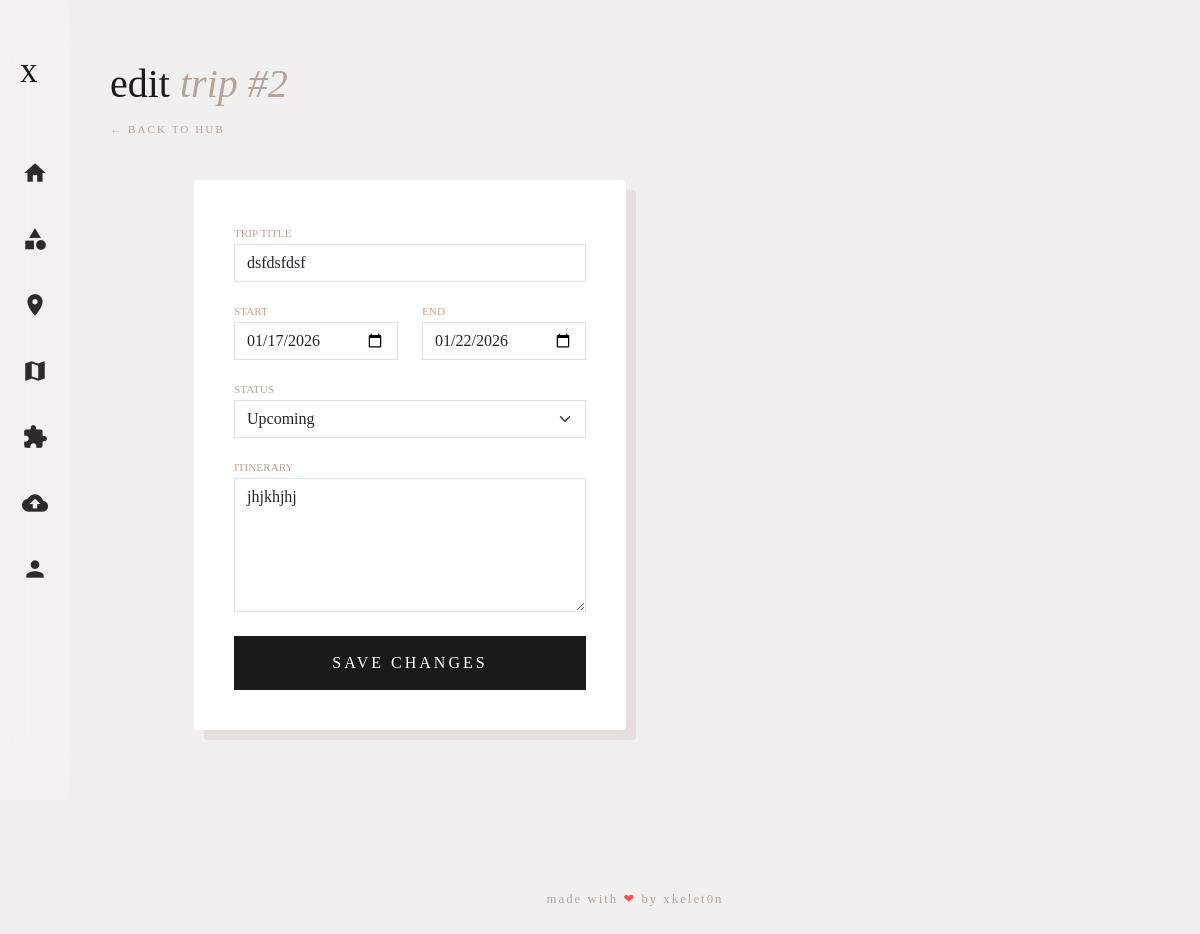
/edit_trip/2, run on the app's committed database.
### app.py (models this page shows)
class Trip(db.Model):
    id = db.Column(db.Integer, primary_key=True)
    title = db.Column(db.String(100), nullable=False)
    start_date = db.Column(db.String(50))
    end_date = db.Column(db.String(50))
    status = db.Column(db.String(20), default='Upcoming')
    itinerary = db.Column(db.Text)

### app.py (the view, shortened to what this page needs)
@app.route('/edit_trip/<int:id>', methods=['GET', 'POST'])
def edit_trip(id):
    trip = Trip.query.get_or_404(id)
    return render_template('edit.html', item=trip, type='trip')

### Templates/edit.html (shortened to what this page needs)
{% extends 'base.html' %}
{% block content %}
<div class="page-header">
    <h1>Edit <span>{% if type == 'photo' %}Capture{% else %}Trip{% endif %} #{{ item.id }}</span></h1>
    <a href="/upload" style="text-decoration: none; color: #b5a499; font-size: 0.7rem; letter-spacing: 2px; text-transform: uppercase;">&larr; Back to Hub</a>
</div>
<div style="padding: 0 8% 80px; max-width: 600px;">
    <div style="background: white; padding: 40px; border-radius: 4px; box-shadow: 10px 10px 0px #e5e0dd;">
        <form method="POST">
            {% if type == 'photo' %}
            <div class="mb-3">
                <label style="font-size: 0.7rem; color: #b5a499;">CATEGORY</label>
                <select name="category" class="form-select" style="border-radius: 0;">
                    <option {% if item.category == 'Wildlife' %}selected{% endif %}>Wildlife</option>
                    <option {% if item.category == 'Astro' %}selected{% endif %}>Astro</option>
                    <option {% if item.category == 'Landscape' %}selected{% endif %}>Landscape</option>
                    <option {% if item.category == 'Mountain' %}selected{% endif %}>Mountain</option>
                    <option {% if item.category == 'abstract' %}selected{% endif %}>Abstract</option>
                </select>
            </div>
            <div class="mb-3">
                <label style="font-size: 0.7rem; color: #b5a499;">STATE</label>
                <select id="state" name="location" class="form-select" style="border-radius: 0;"></select>
            </div>
            <div class="mb-3">
                <label style="font-size: 0.7rem; color: #b5a499;">CAPTURE DATE</label>
                <input type="date" name="capture_date" value="{{ item.capture_date }}" class="form-control" style="border-radius: 0;">
            </div>
            <div class="mb-4">
                <label style="font-size: 0.7rem; color: #b5a499;">DESCRIPTION</label>
                <textarea name="desc" class="form-control" rows="3" style="border-radius: 0;">{{ item.description }}</textarea>
            </div>
            {% else %}
            <div class="mb-3"><label style="font-size: 0.7rem; color: #b5a499;">TRIP TITLE</label><input type="text" name="trip_title" value="{{ item.title }}" class="form-control" style="border-radius: 0;"></div>
            <div class="row mb-3">
                <div class="col"><label style="font-size: 0.7rem; color: #b5a499;">START</label><input type="date" name="start_date" value="{{ item.start_date }}" class="form-control" style="border-radius: 0;"></div>
                <div class="col"><label style="font-size: 0.7rem; color: #b5a499;">END</label><input type="date" name="end_date" value="{{ item.end_date }}" class="form-control" style="border-radius: 0;"></div>
            </div>
            <div class="mb-3">
                <label style="font-size: 0.7rem; color: #b5a499;">STATUS</label>
                <select name="status" class="form-select" style="border-radius: 0;">
                    <option value="Upcoming" {% if item.status == 'Upcoming' %}selected{% endif %}>Upcoming</option>
                </select>
            </div>
            <div class="mb-4"><label style="font-size: 0.7rem; color: #b5a499;">ITINERARY</label><textarea name="itinerary" class="form-control" rows="5" style="border-radius: 0;">{{ item.itinerary }}</textarea></div>
            {% endif %}
            <button type="submit" style="width: 100%; background: #1a1a1a; color: white; border: none; padding: 15px; text-transform: uppercase; letter-spacing: 3px;">Save Changes</button>
        </form>
    </div>
</div>
{% endblock %}

### Templates/base.html (style rules this page uses)
body { margin: 0; background-color: #f2f0ef; color: #1a1a1a; font-family: 'Georgia', serif; display: flex; min-height: 100vh; overflow-x: hidden; }
.page-header { margin-bottom: 40px; padding-top: 20px; }
.page-header h1 { font-weight: 300; font-size: 2.5rem; text-transform: lowercase; }
.page-header span { color: #b5a499; font-style: italic; }

### data on the page
Trip: id "2", trip_title "dsfdsfdsf", start_date "01/17/2026", end_date "01/22/2026", status "Upcoming", itinerary "jhjkhjhj"
